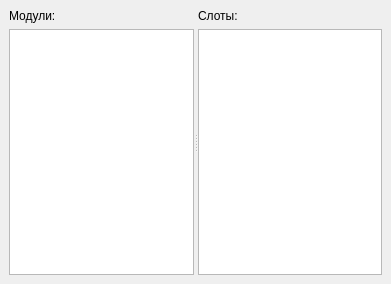
<ui version="4.0" >
 <class>MBConfigWidget</class>
 <widget class="QWidget" name="MBConfigWidget" >
  <property name="geometry" >
   <rect>
    <x>0</x>
    <y>0</y>
    <width>391</width>
    <height>284</height>
   </rect>
  </property>
  <property name="windowTitle" >
   <string>Form</string>
  </property>
  <layout class="QVBoxLayout" >
   <property name="margin" >
    <number>9</number>
   </property>
   <property name="spacing" >
    <number>6</number>
   </property>
   <item>
    <widget class="QSplitter" name="splitter" >
     <property name="orientation" >
      <enum>Qt::Horizontal</enum>
     </property>
     <widget class="QWidget" name="layoutWidget1" >
      <layout class="QVBoxLayout" >
       <property name="margin" >
        <number>0</number>
       </property>
       <property name="spacing" >
        <number>6</number>
       </property>
       <item>
        <widget class="QLabel" name="label" >
         <property name="text" >
          <string>Модули:</string>
         </property>
        </widget>
       </item>
       <item>
        <widget class="QTableView" name="tw1" />
       </item>
      </layout>
     </widget>
     <widget class="QWidget" name="layoutWidget2" >
      <layout class="QVBoxLayout" >
       <property name="margin" >
        <number>0</number>
       </property>
       <property name="spacing" >
        <number>6</number>
       </property>
       <item>
        <widget class="QLabel" name="label_2" >
         <property name="text" >
          <string>Слоты:</string>
         </property>
        </widget>
       </item>
       <item>
        <widget class="QTableView" name="tw2" />
       </item>
      </layout>
     </widget>
    </widget>
   </item>
  </layout>
 </widget>
 <resources/>
 <connections/>
</ui>
